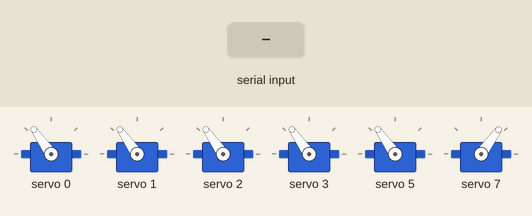
Simulated run of this sketch. Board: Arduino Uno, built with avr-gcc and run on an emulated ATmega328P. Parts: 6 × servo. The test bench sets the inputs (shaded band).

Above: at 1.2 s.
1.3 s: "A,45\n" received over Serial
At 1.65 s:
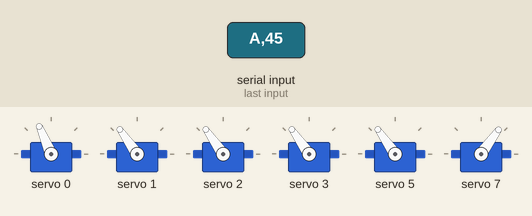
At 3.5 s:
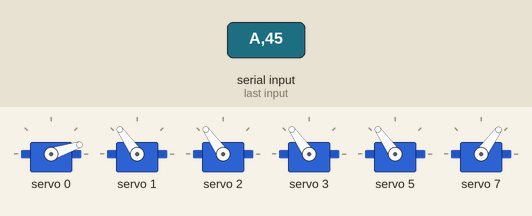
4.3 s: "Y90\n" received over Serial
At 7.4 s:
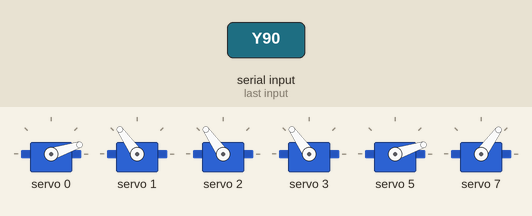
Timing chart, 0 to 8.9 s (numbered marks = the images above; inputs shaded):
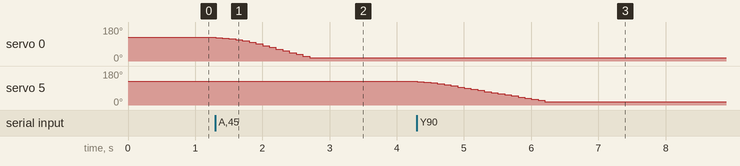

Measured:
- after the input at 1.3 s, servo 0: moves from 125° to 18° over 1.4 s, starting at once
- after the input at 4.3 s, servo 5: moves from 125° to 18° over 1.9 s, starting at once

The sketch:

arduino_Arm_code.ino
```cpp
#include <Wire.h>
#include <Adafruit_PWMServoDriver.h>

Adafruit_PWMServoDriver pwm = Adafruit_PWMServoDriver();

#define SERVOMIN 150
#define SERVOMAX 600

// Servo angles
int servo1Angle = 90;
int servo2Angle = 90;
int servo3Angle = 90;
int servo4Angle = 90;
int servo6Angle = 90;
int clawAngle = 30;     // closed

// Input states
int rtState = 0;
int ltState = 0;
int rbState = 0;
int lbState = 0;

// Servo1 easing
int servo1Dir = 0;
int servo1Speed = 0;

// Servo6 easing
int servo6Dir = 0;
int servo6Speed = 0;

// Claw toggle
int xState = 0;
int lastXState = 0;
bool clawOpen = false;

// Stabilisation mode
int sqState = 0;
int lastSqState = 0;
bool stabilise = false;

unsigned long lastStepTime = 0;
const int stepDelay = 100;

int angleToPulse(int angle) {
  return map(angle, 0, 180, SERVOMIN, SERVOMAX);
}

void setup() {
  Serial.begin(115200);
  Wire.begin();
  pwm.begin();
  pwm.setPWMFreq(50);

  pwm.setPWM(0, 0, angleToPulse(servo1Angle));
  pwm.setPWM(1, 0, angleToPulse(servo2Angle));
  pwm.setPWM(2, 0, angleToPulse(servo3Angle));
  pwm.setPWM(3, 0, angleToPulse(servo4Angle));
  pwm.setPWM(5, 0, angleToPulse(servo6Angle));
  pwm.setPWM(7, 0, angleToPulse(clawAngle));   // <-- moved to channel 7
}

void loop() {

  // -----------------------------
  // READ SERIAL COMMANDS
  // -----------------------------
  if (Serial.available()) {
    String msg = Serial.readStringUntil('\n');
    if (msg.length() < 2) return;

    char type = msg.charAt(0);
    String val = msg.substring(1);

    if (type == 'A') {
      int angle = val.toInt();
      if (angle > 95) servo1Dir = +1;
      else if (angle < 85) servo1Dir = -1;
      else servo1Dir = 0;
    }

    if (type == 'Y') {
      float ry = val.toFloat();
      if (ry > 0.3) servo6Dir = -1;
      else if (ry < -0.3) servo6Dir = +1;
      else servo6Dir = 0;
    }

    if (type == 'R') rtState = val.toInt();
    if (type == 'L') ltState = val.toInt();
    if (type == 'B') rbState = val.toInt();
    if (type == 'C') lbState = val.toInt();

    if (type == 'X') xState = val.toInt();
    if (type == 'Q') sqState = val.toInt();
  }

  // -----------------------------
  // STABILISATION MODE TOGGLE
  // -----------------------------
  if (sqState == 1 && lastSqState == 0) {
    stabilise = !stabilise;
  }
  lastSqState = sqState;

  // -----------------------------
  // CLAW TOGGLE
  // -----------------------------
  if (xState == 1 && lastXState == 0) {
    clawOpen = !clawOpen;
    clawAngle = clawOpen ? 120 : 30;
    pwm.setPWM(7, 0, angleToPulse(clawAngle));   // <-- channel 7
  }
  lastXState = xState;

  // -----------------------------
  // MOVEMENT LOOP
  // -----------------------------
  unsigned long now = millis();
  if (now - lastStepTime >= stepDelay) {
    lastStepTime = now;

    // SERVO1 easing (FASTER NOW)
    if (servo1Dir != 0) {
      if (servo1Speed < 8) servo1Speed++;   // <-- increased speed
    } else {
      if (servo1Speed > 0) servo1Speed--;
    }

    if (servo1Speed > 0) {
      servo1Angle += servo1Dir * servo1Speed;
      servo1Angle = constrain(servo1Angle, 0, 180);
      pwm.setPWM(0, 0, angleToPulse(servo1Angle));
    }

    // SERVO2 (RT/LT)
    if (rtState == 1) servo2Angle = min(180, servo2Angle + 5);
    if (ltState == 1) servo2Angle = max(0, servo2Angle - 5);
    pwm.setPWM(1, 0, angleToPulse(servo2Angle));

    // MIRROR SERVO3
    servo3Angle = 180 - servo2Angle;
    pwm.setPWM(2, 0, angleToPulse(servo3Angle));

    // SERVO4 (RB/LB)
    if (rbState == 1) servo4Angle = min(180, servo4Angle + 5);
    if (lbState == 1) servo4Angle = max(0, servo4Angle - 5);
    pwm.setPWM(3, 0, angleToPulse(servo4Angle));

    // -----------------------------------
    // SERVO 6 — MANUAL OR STABILISED
    // -----------------------------------
    if (stabilise) {
      servo6Angle = 180 - servo2Angle;
      servo6Angle = constrain(servo6Angle, 0, 180);
      pwm.setPWM(5, 0, angleToPulse(servo6Angle));
    }
    else {
      if (servo6Dir != 0) {
        if (servo6Speed < 5) servo6Speed++;
      } else {
        if (servo6Speed > 0) servo6Speed--;
      }

      if (servo6Speed > 0) {
        servo6Angle += servo6Dir * servo6Speed;
        servo6Angle = constrain(servo6Angle, 0, 180);
        pwm.setPWM(5, 0, angleToPulse(servo6Angle));
      }
    }
  }
}
```
